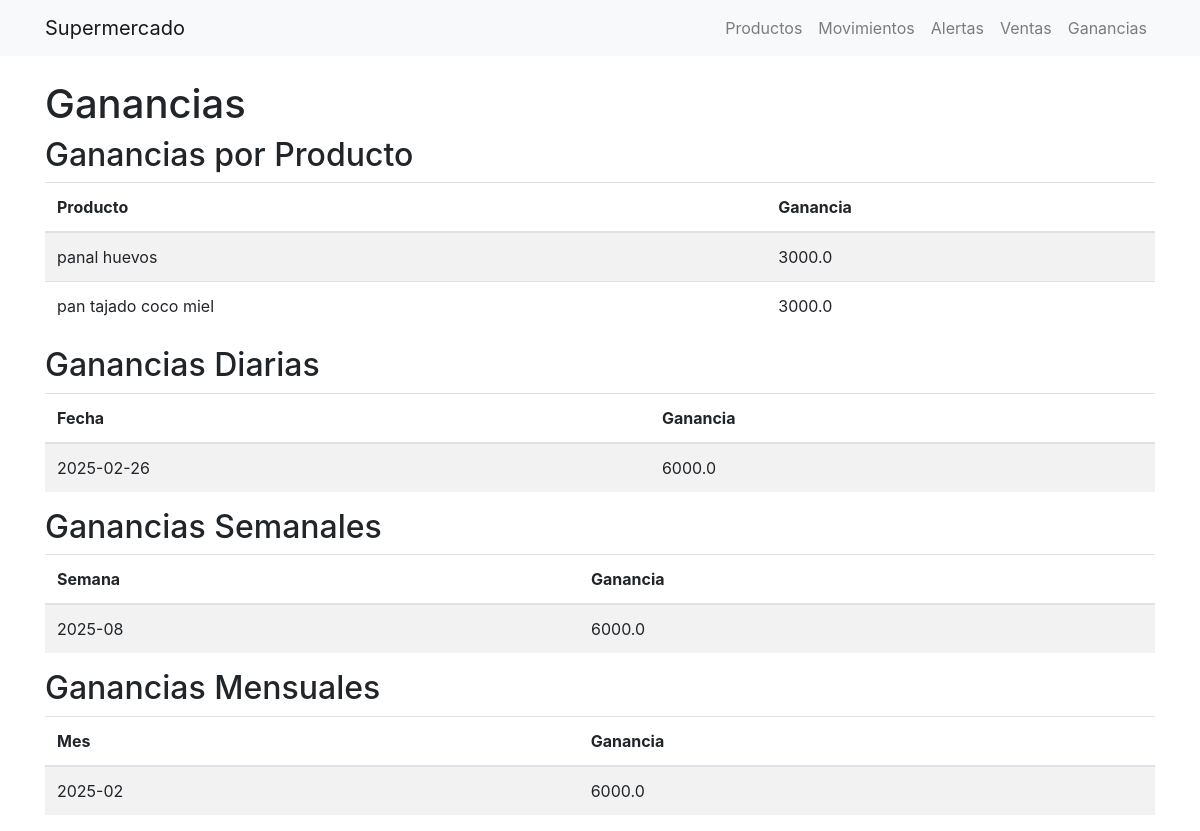
Before: /ganancias with the older database file.
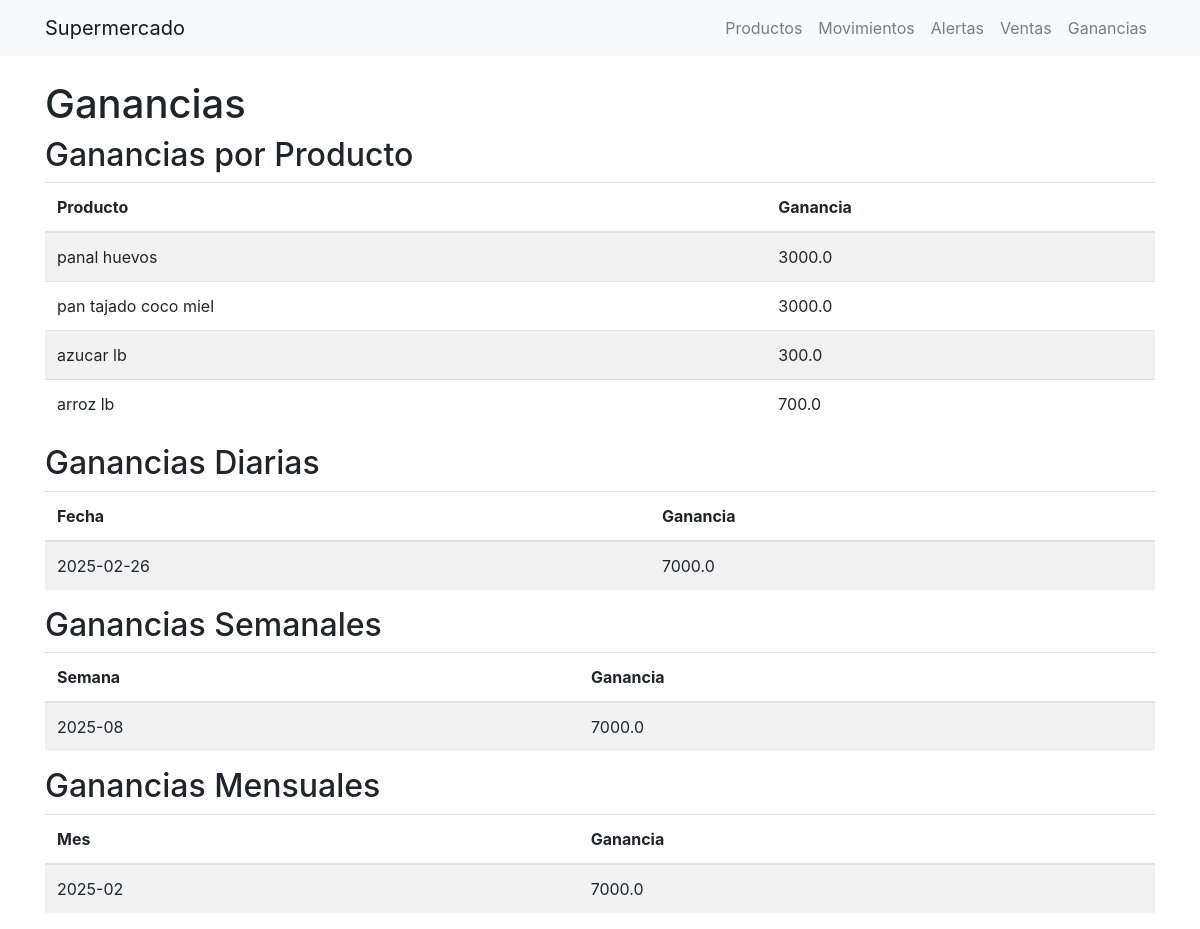
After: the same page with the newer database file.
### app.py (models this page shows)
class Producto(db.Model):
    id = db.Column(db.Integer, primary_key=True)
    nombre = db.Column(db.String(100), nullable=False)
    categoria = db.Column(db.String(100), nullable=False)
    precio_compra = db.Column(db.Float, nullable=False)
    precio_venta = db.Column(db.Float, nullable=False)
    stock_disponible = db.Column(db.Integer, nullable=False)
    proveedor = db.Column(db.String(100), nullable=False)
    umbral_alerta = db.Column(db.Integer, nullable=False, default=5)

### app.py (the view)
@app.route('/ganancias')
def ganancias():
    productos = Producto.query.all()
    ventas = Venta.query.all()
    ganancias_por_producto = {}
    for producto in productos:
        ganancia_total = 0
        for venta in ventas:
            if venta.producto_id == producto.id:
                ganancia_total += (venta.precio_venta_unitario - producto.precio_compra) * venta.cantidad_vendida
        ganancias_por_producto[producto.nombre] = ganancia_total
    ganancias_diarias = {}
    ganancias_semanales = {}
    ganancias_mensuales = {}
    from datetime import datetime, timedelta
    hoy = datetime.now()
    ayer = hoy - timedelta(days=1)
    semana_pasada = hoy - timedelta(days=7)
    mes_pasado = hoy - timedelta(days=30)
    for venta in ventas:
        fecha_venta = venta.fecha_venta
        if fecha_venta > ayer:
            if fecha_venta.strftime('%Y-%m-%d') not in ganancias_diarias:
                ganancias_diarias[fecha_venta.strftime('%Y-%m-%d')] = 0
            producto = Producto.query.get(venta.producto_id)
            ganancias_diarias[fecha_venta.strftime('%Y-%m-%d')] += (venta.precio_venta_unitario - producto.precio_compra) * venta.cantidad_vendida
        if fecha_venta > semana_pasada:
            if fecha_venta.strftime('%Y-%W') not in ganancias_semanales:
                ganancias_semanales[fecha_venta.strftime('%Y-%W')] = 0
            producto = Producto.query.get(venta.producto_id)
            ganancias_semanales[fecha_venta.strftime('%Y-%W')] += (venta.precio_venta_unitario - producto.precio_compra) * venta.cantidad_vendida
        if fecha_venta > mes_pasado:
            if fecha_venta.strftime('%Y-%m') not in ganancias_mensuales:
                ganancias_mensuales[fecha_venta.strftime('%Y-%m')] = 0
            producto = Producto.query.get(venta.producto_id)
            ganancias_mensuales[fecha_venta.strftime('%Y-%m')] += (venta.precio_venta_unitario - producto.precio_compra) * venta.cantidad_vendida
    return render_template('ganancias.html', ganancias_por_producto=ganancias_por_producto,
                           ganancias_diarias=ganancias_diarias, ganancias_semanales=ganancias_semanales,
                           ganancias_mensuales=ganancias_mensuales)

### templates/ganancias.html
{% extends 'index.html' %}
{% block content %}
    <h1>Ganancias</h1>
    <h2>Ganancias por Producto</h2>
    <table class="table table-striped">
        <thead>
            <tr>
                <th>Producto</th>
                <th>Ganancia</th>
            </tr>
        </thead>
        <tbody>
            {% for producto, ganancia in ganancias_por_producto.items() %}
            <tr>
                <td>{{ producto }}</td>
                <td>{{ ganancia }}</td>
            </tr>
            {% endfor %}
        </tbody>
    </table>
    <h2>Ganancias Diarias</h2>
    <table class="table table-striped">
        <thead>
            <tr>
                <th>Fecha</th>
                <th>Ganancia</th>
            </tr>
        </thead>
        <tbody>
            {% for fecha, ganancia in ganancias_diarias.items() %}
            <tr>
                <td>{{ fecha }}</td>
                <td>{{ ganancia }}</td>
            </tr>
            {% endfor %}
        </tbody>
    </table>
    <h2>Ganancias Semanales</h2>
    <table class="table table-striped">
        <thead>
            <tr>
                <th>Semana</th>
                <th>Ganancia</th>
            </tr>
        </thead>
        <tbody>
            {% for semana, ganancia in ganancias_semanales.items() %}
            <tr>
                <td>{{ semana }}</td>
                <td>{{ ganancia }}</td>
            </tr>
            {% endfor %}
        </tbody>
    </table>
    <h2>Ganancias Mensuales</h2>
    <table class="table table-striped">
        <thead>
            <tr>
                <th>Mes</th>
                <th>Ganancia</th>
            </tr>
        </thead>
        <tbody>
            {% for mes, ganancia in ganancias_mensuales.items() %}
            <tr>
                <td>{{ mes }}</td>
                <td>{{ ganancia }}</td>
            </tr>
            {% endfor %}
        </tbody>
    </table>
{% endblock %}

Changed rows visible on the page:
added Producto: nombre "azucar lb", ganancia "300.0"
added Producto: nombre "arroz lb", ganancia "700.0"
Other visible differences:
new list line: "2025-02-26 7000.0"
new list line: "2025-08 7000.0"
new list line: "2025-02 7000.0"
list line gone: "2025-02-26 6000.0"
list line gone: "2025-08 6000.0"
list line gone: "2025-02 6000.0"
